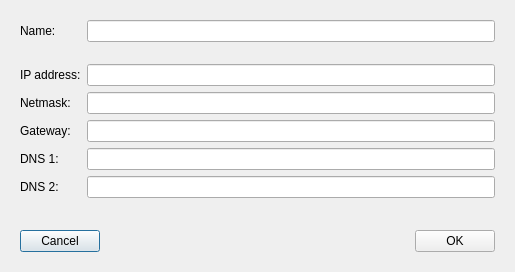
<?xml version="1.0" encoding="UTF-8"?>
<ui version="4.0">
 <class>DialogSaveAs</class>
 <widget class="QDialog" name="DialogSaveAs">
  <property name="geometry">
   <rect>
    <x>0</x>
    <y>0</y>
    <width>515</width>
    <height>272</height>
   </rect>
  </property>
  <property name="windowTitle">
   <string>Dialog</string>
  </property>
  <property name="styleSheet">
   <string notr="true">font: 10pt &quot;MS Shell Dlg 2&quot;;</string>
  </property>
  <property name="modal">
   <bool>true</bool>
  </property>
  <layout class="QVBoxLayout" name="verticalLayout">
   <item>
    <widget class="QWidget" name="widget" native="true">
     <layout class="QFormLayout" name="formLayout">
      <item row="0" column="0">
       <widget class="QLabel" name="label">
        <property name="text">
         <string>Name:</string>
        </property>
       </widget>
      </item>
      <item row="0" column="1">
       <widget class="QLineEdit" name="lineEditName"/>
      </item>
      <item row="1" column="0">
       <spacer name="verticalSpacer_2">
        <property name="orientation">
         <enum>Qt::Vertical</enum>
        </property>
        <property name="sizeType">
         <enum>QSizePolicy::Fixed</enum>
        </property>
        <property name="sizeHint" stdset="0">
         <size>
          <width>20</width>
          <height>10</height>
         </size>
        </property>
       </spacer>
      </item>
      <item row="2" column="0">
       <widget class="QLabel" name="label_2">
        <property name="text">
         <string>IP address:</string>
        </property>
       </widget>
      </item>
      <item row="2" column="1">
       <widget class="QLineEdit" name="lineEditAddress"/>
      </item>
      <item row="3" column="0">
       <widget class="QLabel" name="label_3">
        <property name="text">
         <string>Netmask:</string>
        </property>
       </widget>
      </item>
      <item row="3" column="1">
       <widget class="QLineEdit" name="lineEditNetmask"/>
      </item>
      <item row="4" column="0">
       <widget class="QLabel" name="label_4">
        <property name="text">
         <string>Gateway:</string>
        </property>
       </widget>
      </item>
      <item row="4" column="1">
       <widget class="QLineEdit" name="lineEditGateway"/>
      </item>
      <item row="5" column="0">
       <widget class="QLabel" name="label_5">
        <property name="text">
         <string>DNS 1:</string>
        </property>
       </widget>
      </item>
      <item row="5" column="1">
       <widget class="QLineEdit" name="lineEditDns1"/>
      </item>
      <item row="6" column="0">
       <widget class="QLabel" name="label_6">
        <property name="text">
         <string>DNS 2:</string>
        </property>
       </widget>
      </item>
      <item row="6" column="1">
       <widget class="QLineEdit" name="lineEditDns2"/>
      </item>
     </layout>
    </widget>
   </item>
   <item>
    <spacer name="verticalSpacer">
     <property name="orientation">
      <enum>Qt::Vertical</enum>
     </property>
     <property name="sizeHint" stdset="0">
      <size>
       <width>20</width>
       <height>40</height>
      </size>
     </property>
    </spacer>
   </item>
   <item>
    <widget class="QWidget" name="widget_2" native="true">
     <layout class="QHBoxLayout" name="horizontalLayout">
      <item>
       <widget class="QPushButton" name="pushButtonCancel">
        <property name="text">
         <string>Cancel</string>
        </property>
       </widget>
      </item>
      <item>
       <spacer name="horizontalSpacer">
        <property name="orientation">
         <enum>Qt::Horizontal</enum>
        </property>
        <property name="sizeHint" stdset="0">
         <size>
          <width>40</width>
          <height>20</height>
         </size>
        </property>
       </spacer>
      </item>
      <item>
       <widget class="QPushButton" name="pushButtonOk">
        <property name="text">
         <string>OK</string>
        </property>
       </widget>
      </item>
     </layout>
    </widget>
   </item>
  </layout>
 </widget>
 <resources/>
 <connections/>
</ui>
